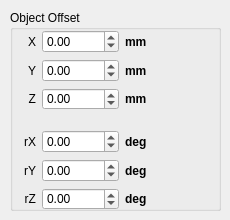
                <widget class="QWidget" name="tab_object">
                    <attribute name="title">
                        <string>Object Offsets</string>
                    </attribute>
                    <widget class="QGroupBox" name="grp_object_offsets">
                        <property name="geometry">
                            <rect>
                                <x>10</x>
                                <y>10</y>
                                <width>211</width>
                                <height>201</height>
                            </rect>
                        </property>
                        <property name="title">
                            <string>Object Offset</string>
                        </property>
                        <widget class="QWidget" name="gridLayoutWidget_6">
                            <property name="geometry">
                                <rect>
                                    <x>-50</x>
                                    <y>20</y>
                                    <width>241</width>
                                    <height>80</height>
                                </rect>
                            </property>
                            <layout class="QGridLayout" name="gridLayout_6">
                                <item row="1" column="0">
                                    <widget class="QLabel" name="lbl_offset_y">
                                        <property name="text">
                                            <string>Y</string>
                                        </property>
                                        <property name="alignment">
                                            <set>Qt::AlignRight|Qt::AlignTrailing|Qt::AlignVCenter</set>
                                        </property>
                                    </widget>
                                </item>
                                <item row="1" column="2">
                                    <widget class="QLabel" name="lbl_offset_y_units">
                                        <property name="font">
                                            <font>
                                                <weight>75</weight>
                                                <bold>true</bold>
                                            </font>
                                        </property>
                                        <property name="text">
                                            <string>mm</string>
                                        </property>
                                    </widget>
                                </item>
                                <item row="0" column="1">
                                    <widget class="QDoubleSpinBox" name="sbox_offset_x">
                                        <property name="decimals">
                                            <number>2</number>
                                        </property>
                                        <property name="minimum">
                                            <double>-150.000000000000000</double>
                                        </property>
                                        <property name="maximum">
                                            <double>150.000000000000000</double>
                                        </property>
                                        <property name="singleStep">
                                            <double>0.050000000000000</double>
                                        </property>
                                    </widget>
                                </item>
                                <item row="1" column="1">
                                    <widget class="QDoubleSpinBox" name="sbox_offset_y">
                                        <property name="decimals">
                                            <number>2</number>
                                        </property>
                                        <property name="minimum">
                                            <double>-150.000000000000000</double>
                                        </property>
                                        <property name="maximum">
                                            <double>150.000000000000000</double>
                                        </property>
                                        <property name="singleStep">
                                            <double>0.050000000000000</double>
                                        </property>
                                    </widget>
                                </item>
                                <item row="0" column="2">
                                    <widget class="QLabel" name="lbl_offset_x_units">
                                        <property name="font">
                                            <font>
                                                <weight>75</weight>
                                                <bold>true</bold>
                                            </font>
                                        </property>
                                        <property name="text">
                                            <string>mm</string>
                                        </property>
                                    </widget>
                                </item>
                                <item row="2" column="0">
                                    <widget class="QLabel" name="lbl_offset_z">
                                        <property name="text">
                                            <string>Z</string>
                                        </property>
                                        <property name="alignment">
                                            <set>Qt::AlignRight|Qt::AlignTrailing|Qt::AlignVCenter</set>
                                        </property>
                                    </widget>
                                </item>
                                <item row="2" column="2">
                                    <widget class="QLabel" name="lbl_offset_z_units">
                                        <property name="font">
                                            <font>
                                                <weight>75</weight>
                                                <bold>true</bold>
                                            </font>
                                        </property>
                                        <property name="text">
                                            <string>mm</string>
                                        </property>
                                    </widget>
                                </item>
                                <item row="0" column="0">
                                    <widget class="QLabel" name="lbl_offset_x">
                                        <property name="text">
                                            <string>X</string>
                                        </property>
                                        <property name="alignment">
                                            <set>Qt::AlignRight|Qt::AlignTrailing|Qt::AlignVCenter</set>
                                        </property>
                                    </widget>
                                </item>
                                <item row="2" column="1">
                                    <widget class="QDoubleSpinBox" name="sbox_offset_z">
                                        <property name="decimals">
                                            <number>2</number>
                                        </property>
                                        <property name="minimum">
                                            <double>-150.000000000000000</double>
                                        </property>
                                        <property name="maximum">
                                            <double>150.000000000000000</double>
                                        </property>
                                        <property name="singleStep">
                                            <double>0.050000000000000</double>
                                        </property>
                                    </widget>
                                </item>
                            </layout>
                        </widget>
                        <widget class="QWidget" name="gridLayoutWidget_7">
                            <property name="geometry">
                                <rect>
                                    <x>-50</x>
                                    <y>120</y>
                                    <width>241</width>
                                    <height>80</height>
                                </rect>
                            </property>
                            <layout class="QGridLayout" name="gridLayout_7">
                                <item row="1" column="0">
                                    <widget class="QLabel" name="lbl_offset_ry">
                                        <property name="text">
                                            <string>rY</string>
                                        </property>
                                        <property name="alignment">
                                            <set>Qt::AlignRight|Qt::AlignTrailing|Qt::AlignVCenter</set>
                                        </property>
                                    </widget>
                                </item>
                                <item row="1" column="2">
                                    <widget class="QLabel" name="lbl_offset_ry_units">
                                        <property name="font">
                                            <font>
                                                <weight>75</weight>
                                                <bold>true</bold>
                                            </font>
                                        </property>
                                        <property name="text">
                                            <string>deg</string>
                                        </property>
                                    </widget>
                                </item>
                                <item row="0" column="1">
                                    <widget class="QDoubleSpinBox" name="sbox_offset_rx">
                                        <property name="decimals">
                                            <number>2</number>
                                        </property>
                                        <property name="minimum">
                                            <double>-360.000000000000000</double>
                                        </property>
                                        <property name="maximum">
                                            <double>360.000000000000000</double>
                                        </property>
                                        <property name="singleStep">
                                            <double>0.050000000000000</double>
                                        </property>
                                    </widget>
                                </item>
                                <item row="1" column="1">
                                    <widget class="QDoubleSpinBox" name="sbox_offset_ry">
                                        <property name="decimals">
                                            <number>2</number>
                                        </property>
                                        <property name="minimum">
                                            <double>-360.000000000000000</double>
                                        </property>
                                        <property name="maximum">
                                            <double>360.000000000000000</double>
                                        </property>
                                        <property name="singleStep">
                                            <double>0.050000000000000</double>
                                        </property>
                                    </widget>
                                </item>
                                <item row="0" column="2">
                                    <widget class="QLabel" name="lbl_offset_rx_units">
                                        <property name="font">
                                            <font>
                                                <weight>75</weight>
                                                <bold>true</bold>
                                            </font>
                                        </property>
                                        <property name="text">
                                            <string>deg</string>
                                        </property>
                                    </widget>
                                </item>
                                <item row="2" column="0">
                                    <widget class="QLabel" name="lbl_offset_rz">
                                        <property name="text">
                                            <string>rZ</string>
                                        </property>
                                        <property name="alignment">
                                            <set>Qt::AlignRight|Qt::AlignTrailing|Qt::AlignVCenter</set>
                                        </property>
                                    </widget>
                                </item>
                                <item row="2" column="2">
                                    <widget class="QLabel" name="lbl_offset_rz_units">
                                        <property name="font">
                                            <font>
                                                <weight>75</weight>
                                                <bold>true</bold>
                                            </font>
                                        </property>
                                        <property name="text">
                                            <string>deg</string>
                                        </property>
                                    </widget>
                                </item>
                                <item row="0" column="0">
                                    <widget class="QLabel" name="lbl_offset_rx">
                                        <property name="text">
                                            <string>rX</string>
                                        </property>
                                        <property name="alignment">
                                            <set>Qt::AlignRight|Qt::AlignTrailing|Qt::AlignVCenter</set>
                                        </property>
                                    </widget>
                                </item>
                                <item row="2" column="1">
                                    <widget class="QDoubleSpinBox" name="sbox_offset_rz">
                                        <property name="decimals">
                                            <number>2</number>
                                        </property>
                                        <property name="minimum">
                                            <double>-360.000000000000000</double>
                                        </property>
                                        <property name="maximum">
                                            <double>360.000000000000000</double>
                                        </property>
                                        <property name="singleStep">
                                            <double>0.050000000000000</double>
                                        </property>
                                    </widget>
                                </item>
                            </layout>
                        </widget>
                    </widget>
                </widget>
